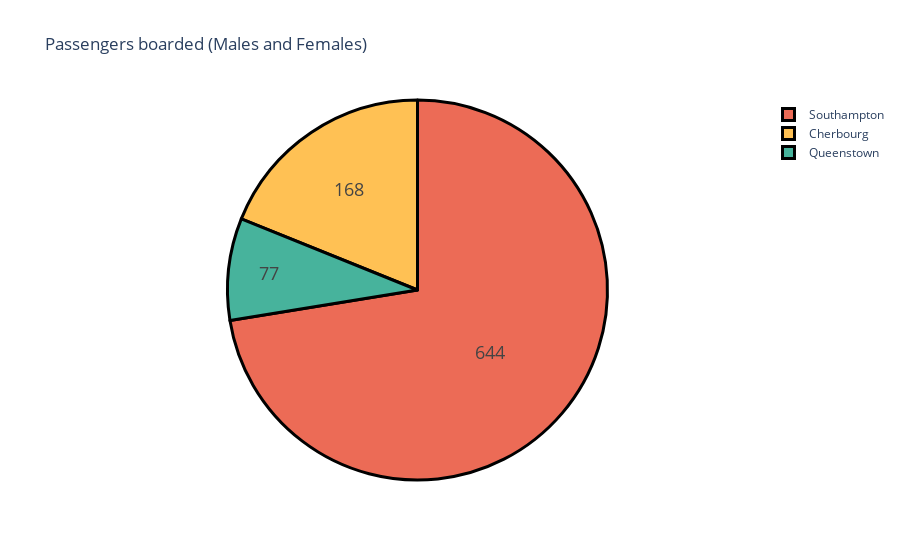

The code cell stored with this chart in its notebook:
### Code cell
#Location wise Analysis

fig = go.Figure(data=[go.Pie(labels=['Southampton','Cherbourg','Queenstown'], values=[loc[0], loc[1], loc[2]])])
colors = ['#EC6B56', '#FFC154', '#47B39C']

fig.update_traces(hoverinfo='label+percent', textinfo='value',textfont_size=18,marker=dict(colors = colors, line=dict(color='black', width=3)))

fig.update_layout(title_text='Passengers boarded (Males and Females)')
fig.show()

### Figure 1 — Plotly figure (JSON) as saved in the notebook; plotly's stock layout.template omitted (floating-point values rounded to 4 significant figures)
{"data": [{"hoverinfo": "label+percent", "labels": ["Southampton", "Cherbourg", "Queenstown"], "marker": {"colors": ["#EC6B56", "#FFC154", "#47B39C"], "line": {"color": "black", "width": 3}}, "textfont": {"size": 18}, "textinfo": "value", "type": "pie", "values": [644, 168, 77]}], "layout": {"title": {"text": "Passengers boarded (Males and Females)"}}}
